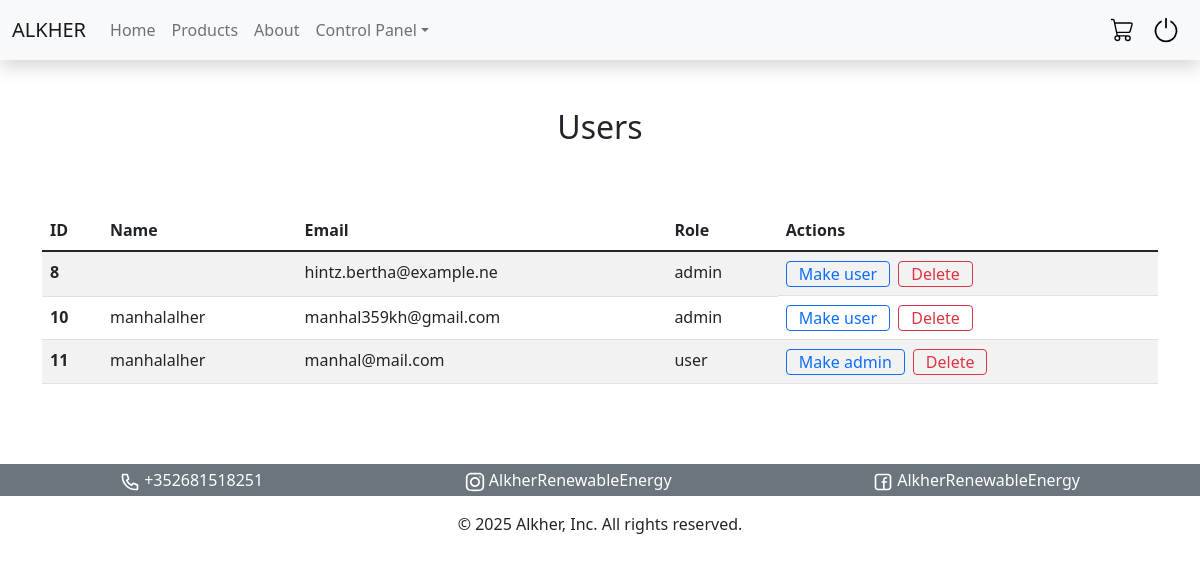
The page /admin_users.php (signed in) on the database its author committed.
### tables this page shows
CREATE TABLE `users` (
  `id` bigint(20) UNSIGNED NOT NULL,
  `name` varchar(255) NOT NULL,
  `email` varchar(255) NOT NULL,
  `password` varchar(255) NOT NULL,
  `role` varchar(9) NOT NULL DEFAULT 'user',
  `created_at` timestamp NOT NULL DEFAULT current_timestamp(),
  `updated_at` timestamp NOT NULL DEFAULT current_timestamp() ON UPDATE current_timestamp()
);

### admin_users.php (the view, shortened to what this page needs)
<!DOCTYPE html>
<html lang="en">
<head>
    <link href="https://cdn.jsdelivr.net/npm/bootstrap@5.1.3/dist/css/bootstrap.min.css" rel="stylesheet">
</head>
<body>
    <?php include "./components/navbar.php"; ?>
    <div class="h2 text-center mt-5">Users</div>
    <div class="container my-5 py-3">
    <table class="table table-striped">
        <thead>
            <tr>
                <th scope="col">ID</th>
                <th scope="col">Name</th>
                <th scope="col">Email</th>
                <th scope="col">Role</th>
                <th scope="col">Actions</th>
            </tr>
        </thead>
        <tbody>
    <?php
    if (isset($_SESSION['role']) && $_SESSION['role'] == "admin") {
        include "./database/connection.php";
        $sql = "SELECT id, name, email, role FROM users";
        $result = $conn->query($sql);
        while($row = $result->fetch_assoc()) {
            $new_role = ($row["role"] == "user") ? "admin" : "user";
            echo "<tr>";
            echo "<th>".$row["id"]."</th>";
            echo "<td>".$row["name"]."</td>";
            echo "<td>".$row["email"]."</td>";
            echo "<td>".$row["role"]."</td>";
            echo '<td class="d-flex">';
            echo '<form method="POST">
                    <input type="hidden" name="id" value="'.$row["id"].'">
                    <input type="hidden" name="role" value="'.$new_role.'">
                    <input type="hidden" name="action" value="update">
                    <button class="btn btn-outline-primary py-0 me-2" type="submit">Make ';
                    echo $new_role;
            echo '</button></form>';
            echo '<form method="POST">
                    <input type="hidden" name="id" value="'.$row["id"].'">
                <input type="hidden" name="action" value="delete">
                <button class="btn btn-outline-danger py-0" type="submit">Delete</button>
                </form>';
            echo "</td></tr>";
        }
    }
    ?>
    </tbody>
    </table>
    </div>
    <?php include("./components/footer.php"); ?>
</body>
</html>

### rows shown on the page
users: id "8", email "hintz.bertha@example.ne", role "admin", role "user"
users: id "10", name "manhalalher", email "manhal359kh@gmail.com", role "admin", role "user"
users: id "11", name "manhalalher", email "manhal@mail.com", role "user", role "admin"
